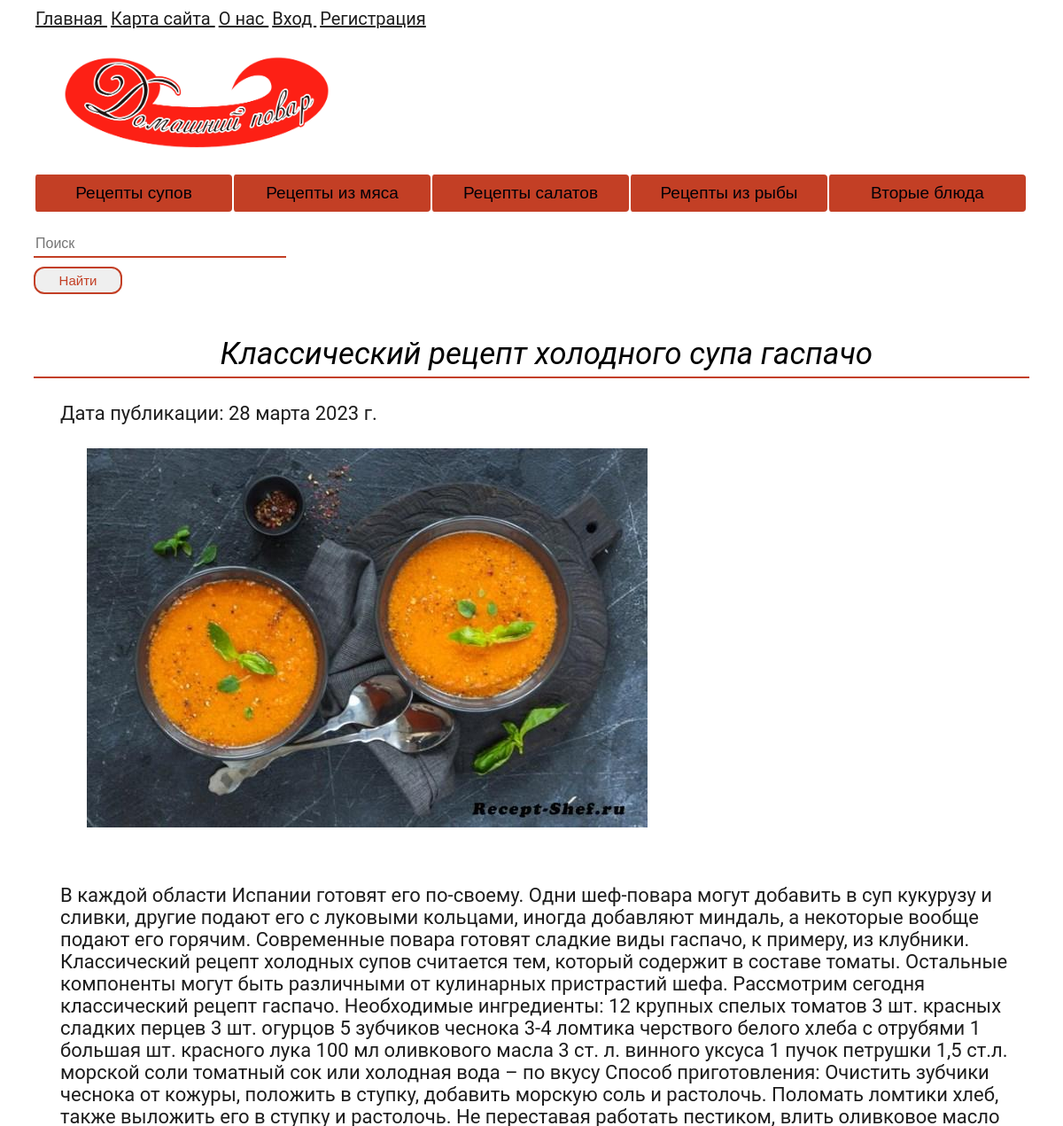
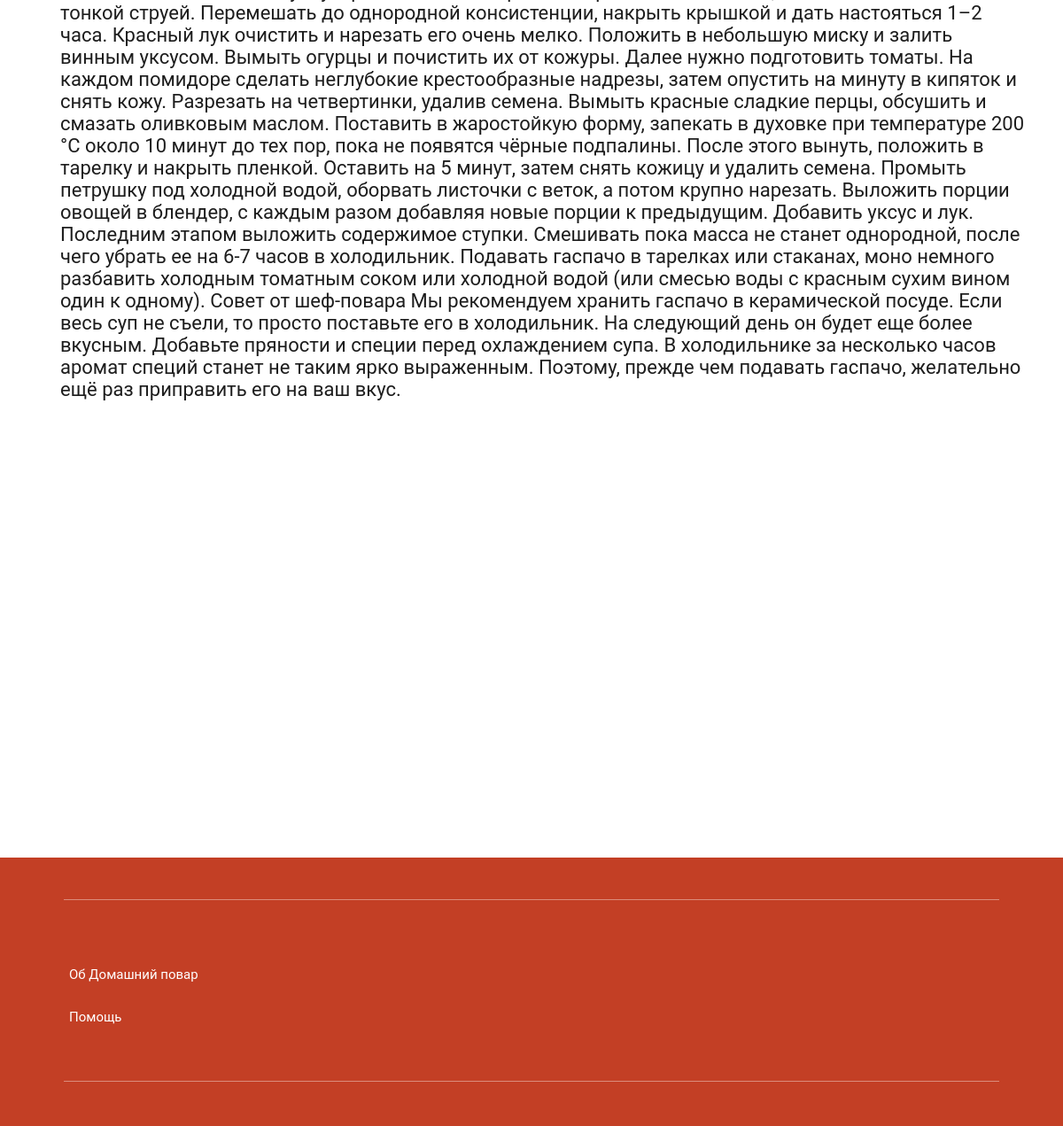
The page /map/post/4/ on the database its author committed (2 pictures, top to bottom).
### map/models.py (models this page shows, shortened)
class Heh(models.Model):
    title = models.CharField('Название', max_length=80)
    content = models.TextField(blank=True, null=True, verbose_name="Текст статьи")
    photo = models.ImageField(upload_to="photos/%Y/%m/%d/", null=True, verbose_name="Фото")
    data = models.DateField('Дата публикации')
    cat_id = models.ForeignKey('Category', on_delete=models.PROTECT, null=True, verbose_name="Категории")
    class Meta:
        verbose_name = 'Рецепт'
        verbose_name_plural = 'Рецепты блюд от шеф-поваро'
        ordering = ['id']

### map/views.py (the view)
# urls.py: path('post/<int:post_id>/', views.show_post, name='post'),
def show_post(request, post_id):
    post = get_object_or_404(Heh, pk=post_id)
    return render(request, 'map/post.html', {'post': post, 'cat_selected': post.cat_id,})

### map/templates/map/post.html (shortened to what this page needs)
{% extends 'main/layout.html' %}
{% block content %}
<div class="tovar">
    <div class="container">
            <p style="font-size:35px;" class="tovar__main">{{ post.title }}</p>
            <div class="tovar__line"></div>
            <div class="recept">
                <p>Дата публикации: {{ post.data }}</p>
                <p><img  class="recept" src='{{ post.photo.url }}'></p>
                <p class="recept">{{post.content | linebreaks}}</p>
            </div>
        </div>
    </div>
{% endblock %}

### main/static/main/css/1style.css (style rules this page uses)
.recept { padding: 5px; color: #1D1D1D; font-size: 22px; text-align: left; padding-left:30px }
body { margin: 0; padding: 0; font-family: 'Roboto', sans-serif; }
.tovar { display: flex; justify-content: center; padding-bottom: 89px; margin-top: 100px; }
.tovar__main { font-style: italic; font-size: 16px; text-align: center; }
.tovar__line { border-top: none; border-left: none; border-right: none; border-bottom: 2px solid rgb(195, 63, 37); padding-bottom: 5px; font-size: 16px; }
.tovar .container > p { font-size: 22px; margin-top: -111px; margin-left: 3%; margin-bottom: 0; }
.container { max-width: 1124px; width: 1124px; }
.tovar { margin-top: 150px; }

### rows shown on the page
Heh: title "Классический рецепт холодного супа гаспачо", data "28 марта 2023 г.", photo (picture), content "В каждой области Испании готовят его по-своему. Одни шеф-повара могут добавить в суп кукурузу и сливки, другие подают его с луковыми кольцами, иногда добавляют миндаль, а некоторые вообще подают его горячим. Современные повара готовят сладкие виды гаспачо, к примеру, из клубники. Классический рецепт холодных супов считается тем, который содержит в составе томаты. Остальные компоненты могут быть различными от кулинарных пристрастий шефа. Рассмотрим сегодня классический рецепт гаспачо. Необходимые ингредиенты: 12 крупных спелых томатов 3 шт. красных сладких перцев 3 шт. огурцов 5 зубчиков чеснока 3-4 ломтика черствого белого хлеба с отрубями 1 большая шт. красного лука 100 мл оливкового масла…"
